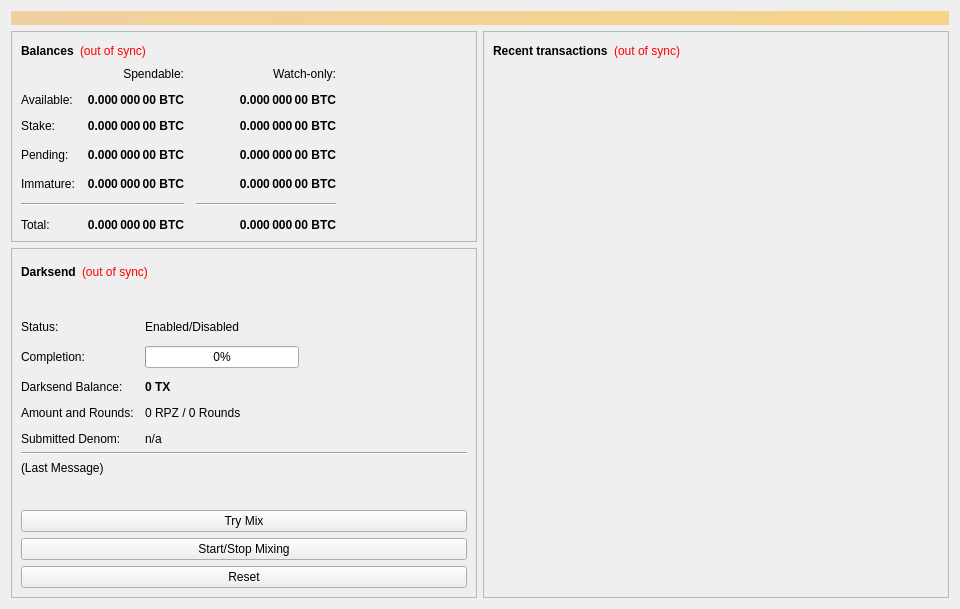
<?xml version="1.0" encoding="UTF-8"?>
<ui version="4.0">
 <class>OverviewPage</class>
 <widget class="QWidget" name="OverviewPage">
  <property name="geometry">
   <rect>
    <x>0</x>
    <y>0</y>
    <width>960</width>
    <height>594</height>
   </rect>
  </property>
  <property name="minimumSize">
   <size>
    <width>960</width>
    <height>0</height>
   </size>
  </property>
  <property name="windowTitle">
   <string>Form</string>
  </property>
  <layout class="QVBoxLayout" name="topLayout">
   <item>
    <widget class="QLabel" name="labelAlerts">
     <property name="visible">
      <bool>false</bool>
     </property>
     <property name="styleSheet">
      <string notr="true">background-color: qlineargradient(x1: 0, y1: 0, x2: 1, y2: 0, stop:0 #F0D0A0, stop:1 #F8D488); color:#000000;</string>
     </property>
     <property name="wordWrap">
      <bool>true</bool>
     </property>
     <property name="margin">
      <number>3</number>
     </property>
    </widget>
   </item>
   <item>
    <layout class="QHBoxLayout" name="horizontalLayout" stretch="1,1">
     <item>
      <layout class="QVBoxLayout" name="verticalLayout_2">
       <item>
        <widget class="QFrame" name="frame">
         <property name="frameShape">
          <enum>QFrame::StyledPanel</enum>
         </property>
         <property name="frameShadow">
          <enum>QFrame::Raised</enum>
         </property>
         <layout class="QVBoxLayout" name="verticalLayout_4">
          <item>
           <layout class="QHBoxLayout" name="horizontalLayout_4">
            <item>
             <widget class="QLabel" name="label_5">
              <property name="font">
               <font>
                <weight>75</weight>
                <bold>true</bold>
               </font>
              </property>
              <property name="text">
               <string>Balances</string>
              </property>
             </widget>
            </item>
            <item>
             <widget class="QLabel" name="labelWalletStatus">
              <property name="cursor">
               <cursorShape>WhatsThisCursor</cursorShape>
              </property>
              <property name="toolTip">
               <string>The displayed information may be out of date. Your wallet automatically synchronizes with the Rapidz network after a connection is established, but this process has not completed yet.</string>
              </property>
              <property name="styleSheet">
               <string notr="true">QLabel { color: red; }</string>
              </property>
              <property name="text">
               <string notr="true">(out of sync)</string>
              </property>
              <property name="alignment">
               <set>Qt::AlignLeading|Qt::AlignLeft|Qt::AlignVCenter</set>
              </property>
             </widget>
            </item>
            <item>
             <spacer name="horizontalSpacer_3">
              <property name="orientation">
               <enum>Qt::Horizontal</enum>
              </property>
              <property name="sizeHint" stdset="0">
               <size>
                <width>40</width>
                <height>20</height>
               </size>
              </property>
             </spacer>
            </item>
           </layout>
          </item>
          <item>
           <layout class="QGridLayout" name="gridLayout">
            <property name="spacing">
             <number>12</number>
            </property>
            <item row="3" column="2">
             <widget class="QLabel" name="labelWatchPending">
              <property name="font">
               <font>
                <weight>75</weight>
                <bold>true</bold>
               </font>
              </property>
              <property name="cursor">
               <cursorShape>IBeamCursor</cursorShape>
              </property>
              <property name="toolTip">
               <string>Unconfirmed transactions to watch-only addresses</string>
              </property>
              <property name="text">
               <string notr="true">0.000 000 00 BTC</string>
              </property>
              <property name="alignment">
               <set>Qt::AlignRight|Qt::AlignTrailing|Qt::AlignVCenter</set>
              </property>
              <property name="textInteractionFlags">
               <set>Qt::LinksAccessibleByMouse|Qt::TextSelectableByKeyboard|Qt::TextSelectableByMouse</set>
              </property>
             </widget>
            </item>
            <item row="3" column="1">
             <widget class="QLabel" name="labelUnconfirmed">
              <property name="font">
               <font>
                <weight>75</weight>
                <bold>true</bold>
               </font>
              </property>
              <property name="cursor">
               <cursorShape>IBeamCursor</cursorShape>
              </property>
              <property name="toolTip">
               <string>Total of transactions that have yet to be confirmed, and do not yet count toward the spendable balance</string>
              </property>
              <property name="text">
               <string notr="true">0.000 000 00 BTC</string>
              </property>
              <property name="alignment">
               <set>Qt::AlignRight|Qt::AlignTrailing|Qt::AlignVCenter</set>
              </property>
              <property name="textInteractionFlags">
               <set>Qt::LinksAccessibleByMouse|Qt::TextSelectableByKeyboard|Qt::TextSelectableByMouse</set>
              </property>
             </widget>
            </item>
            <item row="4" column="2">
             <widget class="QLabel" name="labelWatchImmature">
              <property name="font">
               <font>
                <weight>75</weight>
                <bold>true</bold>
               </font>
              </property>
              <property name="cursor">
               <cursorShape>IBeamCursor</cursorShape>
              </property>
              <property name="toolTip">
               <string>Mined balance in watch-only addresses that has not yet matured</string>
              </property>
              <property name="text">
               <string notr="true">0.000 000 00 BTC</string>
              </property>
              <property name="alignment">
               <set>Qt::AlignRight|Qt::AlignTrailing|Qt::AlignVCenter</set>
              </property>
              <property name="textInteractionFlags">
               <set>Qt::LinksAccessibleByMouse|Qt::TextSelectableByKeyboard|Qt::TextSelectableByMouse</set>
              </property>
             </widget>
            </item>
            <item row="5" column="0" colspan="2">
             <widget class="Line" name="lineSpendableBalance">
              <property name="orientation">
               <enum>Qt::Horizontal</enum>
              </property>
             </widget>
            </item>
            <item row="5" column="2">
             <widget class="Line" name="lineWatchBalance">
              <property name="sizePolicy">
               <sizepolicy hsizetype="Preferred" vsizetype="Fixed">
                <horstretch>0</horstretch>
                <verstretch>0</verstretch>
               </sizepolicy>
              </property>
              <property name="minimumSize">
               <size>
                <width>140</width>
                <height>0</height>
               </size>
              </property>
              <property name="orientation">
               <enum>Qt::Horizontal</enum>
              </property>
             </widget>
            </item>
            <item row="6" column="0">
             <widget class="QLabel" name="labelTotalText">
              <property name="text">
               <string>Total:</string>
              </property>
             </widget>
            </item>
            <item row="4" column="1">
             <widget class="QLabel" name="labelImmature">
              <property name="font">
               <font>
                <weight>75</weight>
                <bold>true</bold>
               </font>
              </property>
              <property name="cursor">
               <cursorShape>IBeamCursor</cursorShape>
              </property>
              <property name="toolTip">
               <string>Mined balance that has not yet matured</string>
              </property>
              <property name="text">
               <string notr="true">0.000 000 00 BTC</string>
              </property>
              <property name="alignment">
               <set>Qt::AlignRight|Qt::AlignTrailing|Qt::AlignVCenter</set>
              </property>
              <property name="textInteractionFlags">
               <set>Qt::LinksAccessibleByMouse|Qt::TextSelectableByKeyboard|Qt::TextSelectableByMouse</set>
              </property>
             </widget>
            </item>
            <item row="3" column="3">
             <spacer name="horizontalSpacer_2">
              <property name="orientation">
               <enum>Qt::Horizontal</enum>
              </property>
              <property name="sizeHint" stdset="0">
               <size>
                <width>40</width>
                <height>20</height>
               </size>
              </property>
             </spacer>
            </item>
            <item row="4" column="0">
             <widget class="QLabel" name="labelImmatureText">
              <property name="text">
               <string>Immature:</string>
              </property>
             </widget>
            </item>
            <item row="6" column="1">
             <widget class="QLabel" name="labelTotal">
              <property name="font">
               <font>
                <weight>75</weight>
                <bold>true</bold>
               </font>
              </property>
              <property name="cursor">
               <cursorShape>IBeamCursor</cursorShape>
              </property>
              <property name="toolTip">
               <string>Your current total balance</string>
              </property>
              <property name="text">
               <string notr="true">0.000 000 00 BTC</string>
              </property>
              <property name="alignment">
               <set>Qt::AlignRight|Qt::AlignTrailing|Qt::AlignVCenter</set>
              </property>
              <property name="textInteractionFlags">
               <set>Qt::LinksAccessibleByMouse|Qt::TextSelectableByKeyboard|Qt::TextSelectableByMouse</set>
              </property>
             </widget>
            </item>
            <item row="6" column="2">
             <widget class="QLabel" name="labelWatchTotal">
              <property name="font">
               <font>
                <weight>75</weight>
                <bold>true</bold>
               </font>
              </property>
              <property name="cursor">
               <cursorShape>IBeamCursor</cursorShape>
              </property>
              <property name="toolTip">
               <string>Current total balance in watch-only addresses</string>
              </property>
              <property name="text">
               <string notr="true">0.000 000 00 BTC</string>
              </property>
              <property name="alignment">
               <set>Qt::AlignRight|Qt::AlignTrailing|Qt::AlignVCenter</set>
              </property>
              <property name="textInteractionFlags">
               <set>Qt::LinksAccessibleByMouse|Qt::TextSelectableByKeyboard|Qt::TextSelectableByMouse</set>
              </property>
             </widget>
            </item>
            <item row="0" column="2">
             <widget class="QLabel" name="labelWatchonly">
              <property name="text">
               <string>Watch-only:</string>
              </property>
              <property name="alignment">
               <set>Qt::AlignRight|Qt::AlignTrailing|Qt::AlignVCenter</set>
              </property>
             </widget>
            </item>
            <item row="1" column="0">
             <widget class="QLabel" name="labelBalanceText">
              <property name="text">
               <string>Available:</string>
              </property>
             </widget>
            </item>
            <item row="1" column="1">
             <widget class="QLabel" name="labelBalance">
              <property name="font">
               <font>
                <weight>75</weight>
                <bold>true</bold>
               </font>
              </property>
              <property name="cursor">
               <cursorShape>IBeamCursor</cursorShape>
              </property>
              <property name="toolTip">
               <string>Your current spendable balance</string>
              </property>
              <property name="text">
               <string notr="true">0.000 000 00 BTC</string>
              </property>
              <property name="alignment">
               <set>Qt::AlignRight|Qt::AlignTrailing|Qt::AlignVCenter</set>
              </property>
              <property name="textInteractionFlags">
               <set>Qt::LinksAccessibleByMouse|Qt::TextSelectableByKeyboard|Qt::TextSelectableByMouse</set>
              </property>
             </widget>
            </item>
            <item row="2" column="0">
             <widget class="QLabel" name="label_10">
              <property name="text">
               <string>Stake:</string>
              </property>
             </widget>
            </item>
            <item row="2" column="1">
             <widget class="QLabel" name="labelStake">
              <property name="font">
               <font>
                <weight>75</weight>
                <bold>true</bold>
               </font>
              </property>
              <property name="cursor">
               <cursorShape>IBeamCursor</cursorShape>
              </property>
              <property name="toolTip">
               <string>Total of coins that was staked, and do not yet count toward the current balance</string>
              </property>
              <property name="text">
               <string notr="true">0.000 000 00 BTC</string>
              </property>
              <property name="alignment">
               <set>Qt::AlignRight|Qt::AlignTrailing|Qt::AlignVCenter</set>
              </property>
              <property name="textInteractionFlags">
               <set>Qt::LinksAccessibleByMouse|Qt::TextSelectableByKeyboard|Qt::TextSelectableByMouse</set>
              </property>
             </widget>
            </item>
            <item row="2" column="2">
             <widget class="QLabel" name="labelWatchStake">
              <property name="font">
               <font>
                <weight>75</weight>
                <bold>true</bold>
               </font>
              </property>
              <property name="cursor">
               <cursorShape>IBeamCursor</cursorShape>
              </property>
              <property name="toolTip">
               <string>Total of coins that was staked in watch-only addresses, and do not yet count toward the current watch-only balance</string>
              </property>
              <property name="text">
               <string notr="true">0.000 000 00 BTC</string>
              </property>
              <property name="alignment">
               <set>Qt::AlignRight|Qt::AlignTrailing|Qt::AlignVCenter</set>
              </property>
              <property name="textInteractionFlags">
               <set>Qt::LinksAccessibleByMouse|Qt::TextSelectableByKeyboard|Qt::TextSelectableByMouse</set>
              </property>
             </widget>
            </item>
            <item row="1" column="2">
             <widget class="QLabel" name="labelWatchAvailable">
              <property name="font">
               <font>
                <weight>75</weight>
                <bold>true</bold>
               </font>
              </property>
              <property name="cursor">
               <cursorShape>IBeamCursor</cursorShape>
              </property>
              <property name="toolTip">
               <string>Your current balance in watch-only addresses</string>
              </property>
              <property name="text">
               <string notr="true">0.000 000 00 BTC</string>
              </property>
              <property name="alignment">
               <set>Qt::AlignRight|Qt::AlignTrailing|Qt::AlignVCenter</set>
              </property>
              <property name="textInteractionFlags">
               <set>Qt::LinksAccessibleByMouse|Qt::TextSelectableByKeyboard|Qt::TextSelectableByMouse</set>
              </property>
             </widget>
            </item>
            <item row="3" column="0">
             <widget class="QLabel" name="labelPendingText">
              <property name="text">
               <string>Pending:</string>
              </property>
             </widget>
            </item>
            <item row="0" column="1">
             <widget class="QLabel" name="labelSpendable">
              <property name="text">
               <string>Spendable:</string>
              </property>
              <property name="alignment">
               <set>Qt::AlignRight|Qt::AlignTrailing|Qt::AlignVCenter</set>
              </property>
             </widget>
            </item>
           </layout>
          </item>
         </layout>
        </widget>
       </item>
       <item>
        <widget class="QFrame" name="frameDarksend">
         <property name="sizePolicy">
          <sizepolicy hsizetype="Expanding" vsizetype="Expanding">
           <horstretch>0</horstretch>
           <verstretch>0</verstretch>
          </sizepolicy>
         </property>
         <property name="minimumSize">
          <size>
           <width>0</width>
           <height>350</height>
          </size>
         </property>
         <property name="layoutDirection">
          <enum>Qt::LeftToRight</enum>
         </property>
         <property name="frameShape">
          <enum>QFrame::StyledPanel</enum>
         </property>
         <property name="frameShadow">
          <enum>QFrame::Raised</enum>
         </property>
         <layout class="QVBoxLayout" name="verticalLayout_5">
          <item>
           <layout class="QHBoxLayout" name="horizontalLayout_5">
            <item>
             <widget class="QLabel" name="label_2">
              <property name="font">
               <font>
                <weight>75</weight>
                <bold>true</bold>
               </font>
              </property>
              <property name="text">
               <string>Darksend</string>
              </property>
             </widget>
            </item>
            <item>
             <widget class="QLabel" name="labelDarksendSyncStatus">
              <property name="toolTip">
               <string>The displayed information may be out of date. Your wallet automatically synchronizes with the Rapidz network after a connection is established, but this process has not completed yet.</string>
              </property>
              <property name="styleSheet">
               <string notr="true">QLabel { color: red; }</string>
              </property>
              <property name="text">
               <string notr="true">(out of sync)</string>
              </property>
              <property name="alignment">
               <set>Qt::AlignLeading|Qt::AlignLeft|Qt::AlignVCenter</set>
              </property>
             </widget>
            </item>
            <item>
             <spacer name="horizontalSpacer_4">
              <property name="orientation">
               <enum>Qt::Horizontal</enum>
              </property>
              <property name="sizeHint" stdset="0">
               <size>
                <width>40</width>
                <height>20</height>
               </size>
              </property>
             </spacer>
            </item>
           </layout>
          </item>
          <item>
           <widget class="QPushButton" name="runAutoDenom">
            <property name="palette">
             <palette>
              <active>
               <colorrole role="WindowText">
                <brush brushstyle="SolidPattern">
                 <color alpha="255">
                  <red>0</red>
                  <green>0</green>
                  <blue>0</blue>
                 </color>
                </brush>
               </colorrole>
               <colorrole role="Button">
                <brush brushstyle="SolidPattern">
                 <color alpha="255">
                  <red>239</red>
                  <green>238</green>
                  <blue>238</blue>
                 </color>
                </brush>
               </colorrole>
               <colorrole role="Light">
                <brush brushstyle="SolidPattern">
                 <color alpha="255">
                  <red>255</red>
                  <green>255</green>
                  <blue>255</blue>
                 </color>
                </brush>
               </colorrole>
               <colorrole role="Midlight">
                <brush brushstyle="SolidPattern">
                 <color alpha="255">
                  <red>247</red>
                  <green>246</green>
                  <blue>246</blue>
                 </color>
                </brush>
               </colorrole>
               <colorrole role="Dark">
                <brush brushstyle="SolidPattern">
                 <color alpha="255">
                  <red>119</red>
                  <green>119</green>
                  <blue>119</blue>
                 </color>
                </brush>
               </colorrole>
               <colorrole role="Mid">
                <brush brushstyle="SolidPattern">
                 <color alpha="255">
                  <red>159</red>
                  <green>159</green>
                  <blue>159</blue>
                 </color>
                </brush>
               </colorrole>
               <colorrole role="Text">
                <brush brushstyle="SolidPattern">
                 <color alpha="255">
                  <red>0</red>
                  <green>0</green>
                  <blue>0</blue>
                 </color>
                </brush>
               </colorrole>
               <colorrole role="BrightText">
                <brush brushstyle="SolidPattern">
                 <color alpha="255">
                  <red>255</red>
                  <green>255</green>
                  <blue>255</blue>
                 </color>
                </brush>
               </colorrole>
               <colorrole role="ButtonText">
                <brush brushstyle="SolidPattern">
                 <color alpha="255">
                  <red>0</red>
                  <green>0</green>
                  <blue>0</blue>
                 </color>
                </brush>
               </colorrole>
               <colorrole role="Base">
                <brush brushstyle="SolidPattern">
                 <color alpha="255">
                  <red>255</red>
                  <green>255</green>
                  <blue>255</blue>
                 </color>
                </brush>
               </colorrole>
               <colorrole role="Window">
                <brush brushstyle="SolidPattern">
                 <color alpha="255">
                  <red>239</red>
                  <green>238</green>
                  <blue>238</blue>
                 </color>
                </brush>
               </colorrole>
               <colorrole role="Shadow">
                <brush brushstyle="SolidPattern">
                 <color alpha="255">
                  <red>0</red>
                  <green>0</green>
                  <blue>0</blue>
                 </color>
                </brush>
               </colorrole>
               <colorrole role="AlternateBase">
                <brush brushstyle="SolidPattern">
                 <color alpha="255">
                  <red>247</red>
                  <green>246</green>
                  <blue>246</blue>
                 </color>
                </brush>
               </colorrole>
               <colorrole role="ToolTipBase">
                <brush brushstyle="SolidPattern">
                 <color alpha="255">
                  <red>255</red>
                  <green>255</green>
                  <blue>220</blue>
                 </color>
                </brush>
               </colorrole>
               <colorrole role="ToolTipText">
                <brush brushstyle="SolidPattern">
                 <color alpha="255">
                  <red>0</red>
                  <green>0</green>
                  <blue>0</blue>
                 </color>
                </brush>
               </colorrole>
              </active>
              <inactive>
               <colorrole role="WindowText">
                <brush brushstyle="SolidPattern">
                 <color alpha="255">
                  <red>0</red>
                  <green>0</green>
                  <blue>0</blue>
                 </color>
                </brush>
               </colorrole>
               <colorrole role="Button">
                <brush brushstyle="SolidPattern">
                 <color alpha="255">
                  <red>239</red>
                  <green>238</green>
                  <blue>238</blue>
                 </color>
                </brush>
               </colorrole>
               <colorrole role="Light">
                <brush brushstyle="SolidPattern">
                 <color alpha="255">
                  <red>255</red>
                  <green>255</green>
                  <blue>255</blue>
                 </color>
                </brush>
               </colorrole>
               <colorrole role="Midlight">
                <brush brushstyle="SolidPattern">
                 <color alpha="255">
                  <red>247</red>
                  <green>246</green>
                  <blue>246</blue>
                 </color>
                </brush>
               </colorrole>
               <colorrole role="Dark">
                <brush brushstyle="SolidPattern">
                 <color alpha="255">
                  <red>119</red>
                  <green>119</green>
                  <blue>119</blue>
                 </color>
                </brush>
               </colorrole>
               <colorrole role="Mid">
                <brush brushstyle="SolidPattern">
                 <color alpha="255">
                  <red>159</red>
                  <green>159</green>
                  <blue>159</blue>
                 </color>
                </brush>
               </colorrole>
               <colorrole role="Text">
                <brush brushstyle="SolidPattern">
                 <color alpha="255">
                  <red>0</red>
                  <green>0</green>
                  <blue>0</blue>
                 </color>
                </brush>
               </colorrole>
               <colorrole role="BrightText">
                <brush brushstyle="SolidPattern">
                 <color alpha="255">
                  <red>255</red>
                  <green>255</green>
                  <blue>255</blue>
                 </color>
                </brush>
               </colorrole>
               <colorrole role="ButtonText">
                <brush brushstyle="SolidPattern">
                 <color alpha="255">
                  <red>0</red>
                  <green>0</green>
                  <blue>0</blue>
                 </color>
                </brush>
               </colorrole>
               <colorrole role="Base">
                <brush brushstyle="SolidPattern">
                 <color alpha="255">
                  <red>255</red>
                  <green>255</green>
                  <blue>255</blue>
                 </color>
                </brush>
               </colorrole>
               <colorrole role="Window">
                <brush brushstyle="SolidPattern">
                 <color alpha="255">
                  <red>239</red>
                  <green>238</green>
                  <blue>238</blue>
                 </color>
                </brush>
               </colorrole>
               <colorrole role="Shadow">
                <brush brushstyle="SolidPattern">
                 <color alpha="255">
                  <red>0</red>
                  <green>0</green>
                  <blue>0</blue>
                 </color>
                </brush>
               </colorrole>
               <colorrole role="AlternateBase">
                <brush brushstyle="SolidPattern">
                 <color alpha="255">
                  <red>247</red>
                  <green>246</green>
                  <blue>246</blue>
                 </color>
                </brush>
               </colorrole>
               <colorrole role="ToolTipBase">
                <brush brushstyle="SolidPattern">
                 <color alpha="255">
                  <red>255</red>
                  <green>255</green>
                  <blue>220</blue>
                 </color>
                </brush>
               </colorrole>
               <colorrole role="ToolTipText">
                <brush brushstyle="SolidPattern">
                 <color alpha="255">
                  <red>0</red>
                  <green>0</green>
                  <blue>0</blue>
                 </color>
                </brush>
               </colorrole>
              </inactive>
              <disabled>
               <colorrole role="WindowText">
                <brush brushstyle="SolidPattern">
                 <color alpha="255">
                  <red>119</red>
                  <green>119</green>
                  <blue>119</blue>
                 </color>
                </brush>
               </colorrole>
               <colorrole role="Button">
                <brush brushstyle="SolidPattern">
                 <color alpha="255">
                  <red>239</red>
                  <green>238</green>
                  <blue>238</blue>
                 </color>
                </brush>
               </colorrole>
               <colorrole role="Light">
                <brush brushstyle="SolidPattern">
                 <color alpha="255">
                  <red>255</red>
                  <green>255</green>
                  <blue>255</blue>
                 </color>
                </brush>
               </colorrole>
               <colorrole role="Midlight">
                <brush brushstyle="SolidPattern">
                 <color alpha="255">
                  <red>247</red>
                  <green>246</green>
                  <blue>246</blue>
                 </color>
                </brush>
               </colorrole>
               <colorrole role="Dark">
                <brush brushstyle="SolidPattern">
                 <color alpha="255">
                  <red>119</red>
                  <green>119</green>
                  <blue>119</blue>
                 </color>
                </brush>
               </colorrole>
               <colorrole role="Mid">
                <brush brushstyle="SolidPattern">
                 <color alpha="255">
                  <red>159</red>
                  <green>159</green>
                  <blue>159</blue>
                 </color>
                </brush>
               </colorrole>
               <colorrole role="Text">
                <brush brushstyle="SolidPattern">
                 <color alpha="255">
                  <red>119</red>
                  <green>119</green>
                  <blue>119</blue>
                 </color>
                </brush>
               </colorrole>
               <colorrole role="BrightText">
                <brush brushstyle="SolidPattern">
                 <color alpha="255">
                  <red>255</red>
                  <green>255</green>
                  <blue>255</blue>
                 </color>
                </brush>
               </colorrole>
               <colorrole role="ButtonText">
                <brush brushstyle="SolidPattern">
                 <color alpha="255">
                  <red>119</red>
                  <green>119</green>
                  <blue>119</blue>
                 </color>
                </brush>
               </colorrole>
               <colorrole role="Base">
                <brush brushstyle="SolidPattern">
                 <color alpha="255">
                  <red>239</red>
                  <green>238</green>
                  <blue>238</blue>
                 </color>
                </brush>
               </colorrole>
               <colorrole role="Window">
                <brush brushstyle="SolidPattern">
                 <color alpha="255">
                  <red>239</red>
                  <green>238</green>
                  <blue>238</blue>
                 </color>
                </brush>
               </colorrole>
               <colorrole role="Shadow">
                <brush brushstyle="SolidPattern">
                 <color alpha="255">
                  <red>0</red>
                  <green>0</green>
                  <blue>0</blue>
                 </color>
                </brush>
               </colorrole>
               <colorrole role="AlternateBase">
                <brush brushstyle="SolidPattern">
                 <color alpha="255">
                  <red>239</red>
                  <green>238</green>
                  <blue>238</blue>
                 </color>
                </brush>
               </colorrole>
               <colorrole role="ToolTipBase">
                <brush brushstyle="SolidPattern">
                 <color alpha="255">
                  <red>255</red>
                  <green>255</green>
                  <blue>220</blue>
                 </color>
                </brush>
               </colorrole>
               <colorrole role="ToolTipText">
                <brush brushstyle="SolidPattern">
                 <color alpha="255">
                  <red>0</red>
                  <green>0</green>
                  <blue>0</blue>
                 </color>
                </brush>
               </colorrole>
              </disabled>
             </palette>
            </property>
            <property name="focusPolicy">
             <enum>Qt::NoFocus</enum>
            </property>
            <property name="autoFillBackground">
             <bool>true</bool>
            </property>
            <property name="text">
             <string/>
            </property>
            <property name="flat">
             <bool>true</bool>
            </property>
           </widget>
          </item>
          <item>
           <layout class="QFormLayout" name="formLayout">
            <property name="fieldGrowthPolicy">
             <enum>QFormLayout::AllNonFixedFieldsGrow</enum>
            </property>
            <property name="horizontalSpacing">
             <number>11</number>
            </property>
            <property name="verticalSpacing">
             <number>12</number>
            </property>
            <item row="0" column="0">
             <widget class="QLabel" name="label_6">
              <property name="text">
               <string>Status:</string>
              </property>
             </widget>
            </item>
            <item row="1" column="0">
             <widget class="QLabel" name="label_7">
              <property name="text">
               <string>Completion:</string>
              </property>
             </widget>
            </item>
            <item row="1" column="1">
             <widget class="QProgressBar" name="darksendProgress">
              <property name="maximumSize">
               <size>
                <width>154</width>
                <height>16777215</height>
               </size>
              </property>
              <property name="value">
               <number>0</number>
              </property>
             </widget>
            </item>
            <item row="3" column="0">
             <widget class="QLabel" name="labelAnonymizedText">
              <property name="text">
               <string>Darksend Balance:</string>
              </property>
             </widget>
            </item>
            <item row="3" column="1">
             <widget class="QLabel" name="labelAnonymized">
              <property name="font">
               <font>
                <weight>75</weight>
                <bold>true</bold>
               </font>
              </property>
              <property name="text">
               <string notr="true">0 TX</string>
              </property>
             </widget>
            </item>
            <item row="4" column="0">
             <widget class="QLabel" name="label_8">
              <property name="text">
               <string>Amount and Rounds:</string>
              </property>
             </widget>
            </item>
            <item row="4" column="1">
             <widget class="QLabel" name="labelAmountRounds">
              <property name="text">
               <string>0 RPZ / 0 Rounds</string>
              </property>
             </widget>
            </item>
            <item row="5" column="0">
             <widget class="QLabel" name="label_9">
              <property name="text">
               <string>Submitted Denom:</string>
              </property>
             </widget>
            </item>
            <item row="5" column="1">
             <widget class="QLabel" name="labelSubmittedDenom">
              <property name="toolTip">
               <string>The denominations you submitted to the Masternode.&lt;br&gt;To mix, other users must submit the exact same denominations.</string>
              </property>
              <property name="text">
               <string>n/a</string>
              </property>
             </widget>
            </item>
            <item row="0" column="1">
             <widget class="QLabel" name="darksendEnabled">
              <property name="text">
               <string>Enabled/Disabled</string>
              </property>
             </widget>
            </item>
           </layout>
          </item>
          <item>
           <widget class="Line" name="lineLastMessage">
            <property name="orientation">
             <enum>Qt::Horizontal</enum>
            </property>
           </widget>
          </item>
          <item>
           <widget class="QLabel" name="darksendStatus">
            <property name="minimumSize">
             <size>
              <width>288</width>
              <height>43</height>
             </size>
            </property>
            <property name="text">
             <string>(Last Message)</string>
            </property>
            <property name="alignment">
             <set>Qt::AlignLeading|Qt::AlignLeft|Qt::AlignTop</set>
            </property>
            <property name="wordWrap">
             <bool>true</bool>
            </property>
           </widget>
          </item>
          <item>
           <widget class="QPushButton" name="darksendAuto">
            <property name="sizePolicy">
             <sizepolicy hsizetype="MinimumExpanding" vsizetype="Fixed">
              <horstretch>0</horstretch>
              <verstretch>0</verstretch>
             </sizepolicy>
            </property>
            <property name="toolTip">
             <string>Try to manually submit a Darksend request.</string>
            </property>
            <property name="text">
             <string>Try Mix</string>
            </property>
           </widget>
          </item>
          <item>
           <widget class="QPushButton" name="toggleDarksend">
            <property name="sizePolicy">
             <sizepolicy hsizetype="MinimumExpanding" vsizetype="Fixed">
              <horstretch>0</horstretch>
              <verstretch>0</verstretch>
             </sizepolicy>
            </property>
            <property name="text">
             <string>Start/Stop Mixing</string>
            </property>
           </widget>
          </item>
          <item>
           <widget class="QPushButton" name="darksendReset">
            <property name="sizePolicy">
             <sizepolicy hsizetype="MinimumExpanding" vsizetype="Fixed">
              <horstretch>0</horstretch>
              <verstretch>0</verstretch>
             </sizepolicy>
            </property>
            <property name="toolTip">
             <string>Reset the current status of Darksend (can interrupt Darksend if it's in the process of Mixing, which can cost you money!)</string>
            </property>
            <property name="autoFillBackground">
             <bool>false</bool>
            </property>
            <property name="text">
             <string>Reset</string>
            </property>
           </widget>
          </item>
         </layout>
        </widget>
       </item>
       <item>
        <spacer name="verticalSpacer">
         <property name="orientation">
          <enum>Qt::Vertical</enum>
         </property>
         <property name="sizeHint" stdset="0">
          <size>
           <width>20</width>
           <height>40</height>
          </size>
         </property>
        </spacer>
       </item>
      </layout>
     </item>
     <item>
      <layout class="QVBoxLayout" name="verticalLayout_3">
       <item>
        <widget class="QFrame" name="frame_2">
         <property name="frameShape">
          <enum>QFrame::StyledPanel</enum>
         </property>
         <property name="frameShadow">
          <enum>QFrame::Raised</enum>
         </property>
         <layout class="QVBoxLayout" name="verticalLayout">
          <item>
           <layout class="QHBoxLayout" name="horizontalLayout_2">
            <item>
             <widget class="QLabel" name="label_4">
              <property name="font">
               <font>
                <weight>75</weight>
                <bold>true</bold>
               </font>
              </property>
              <property name="text">
               <string>Recent transactions</string>
              </property>
             </widget>
            </item>
            <item>
             <widget class="QLabel" name="labelTransactionsStatus">
              <property name="cursor">
               <cursorShape>WhatsThisCursor</cursorShape>
              </property>
              <property name="toolTip">
               <string>The displayed information may be out of date. Your wallet automatically synchronizes with the Rapidz network after a connection is established, but this process has not completed yet.</string>
              </property>
              <property name="styleSheet">
               <string notr="true">QLabel { color: red; }</string>
              </property>
              <property name="text">
               <string notr="true">(out of sync)</string>
              </property>
              <property name="alignment">
               <set>Qt::AlignRight|Qt::AlignTrailing|Qt::AlignVCenter</set>
              </property>
             </widget>
            </item>
            <item>
             <spacer name="horizontalSpacer">
              <property name="orientation">
               <enum>Qt::Horizontal</enum>
              </property>
              <property name="sizeHint" stdset="0">
               <size>
                <width>40</width>
                <height>20</height>
               </size>
              </property>
             </spacer>
            </item>
           </layout>
          </item>
          <item>
           <widget class="QListView" name="listTransactions">
            <property name="styleSheet">
             <string notr="true">QListView { background: transparent; }</string>
            </property>
            <property name="frameShape">
             <enum>QFrame::NoFrame</enum>
            </property>
            <property name="verticalScrollBarPolicy">
             <enum>Qt::ScrollBarAlwaysOff</enum>
            </property>
            <property name="horizontalScrollBarPolicy">
             <enum>Qt::ScrollBarAlwaysOff</enum>
            </property>
            <property name="selectionMode">
             <enum>QAbstractItemView::NoSelection</enum>
            </property>
           </widget>
          </item>
         </layout>
        </widget>
       </item>
      </layout>
     </item>
    </layout>
   </item>
  </layout>
 </widget>
 <resources/>
 <connections/>
</ui>
